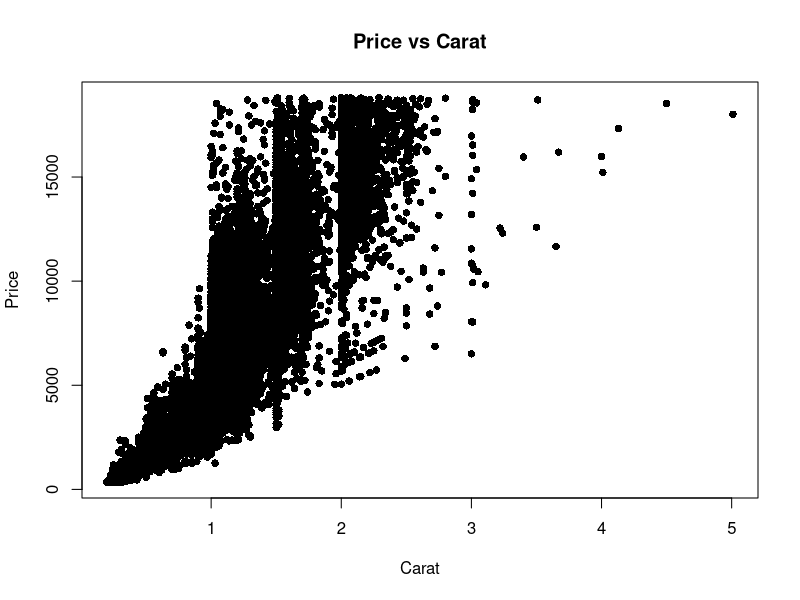
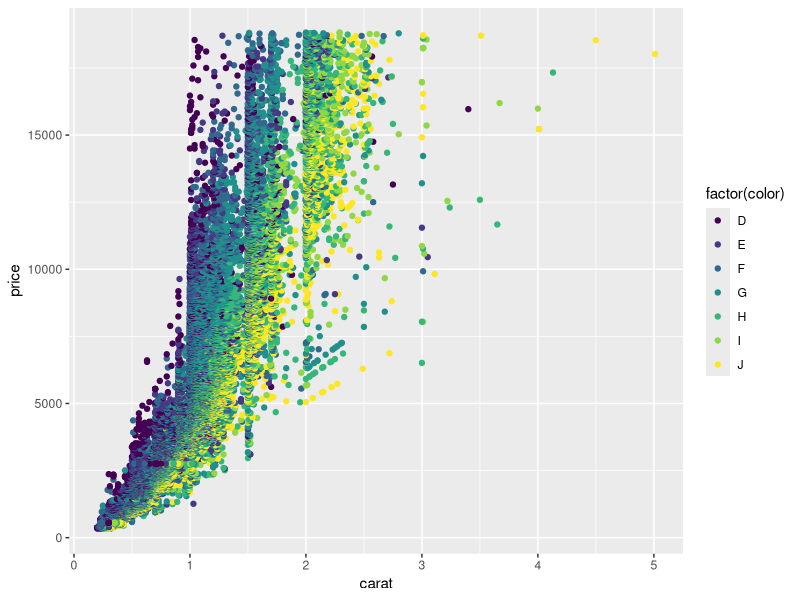

Source code (R) for these figures, in order:
#Require the dataset ("diamonds") that we are to use:
install.packages("ggplot2")
require(ggplot2)
data("diamonds")

str(diamonds)

View(diamonds)

# To show information on the dataset:
?diamonds
#The information can be seen in the right panel

#Some of the data appears non-numerical, and so the following appears to be
#required: diamonds$cut <- replace(diamonds$cut, diamonds$cut == Fair, 1).
#However, if we run str(diamonds), we can see that, in reality, these non-numerical 
#values are ordered factors, which already have associated numerical values, and so a 
#transformation is not required.

#Graphical Analysis

# Ideally, we want to create a matrix of scatter plots to analyse the data graphically. However,
# there are about 54,000 rows to the table, and so this would take a lot of processing power. This
# is demonstrated by trying to run the following with plot:

plot(diamonds$carat, diamonds$price, pch=16, main="Price vs Carat", xlab="Carat", ylab="Price")

# Alternatively we can use ggplot(which adds an automatic legend and correct axis labels) and add color to represent the diamond's colour:

p <- ggplot()
p + geom_point(data = diamonds, aes(carat, price, color = factor(color)))






